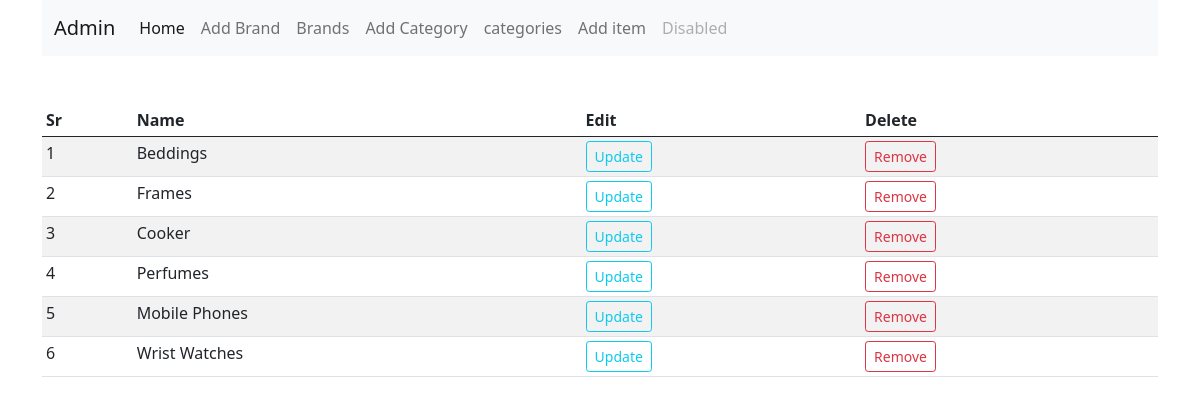
The page /category (signed in) on the database as committed earlier.
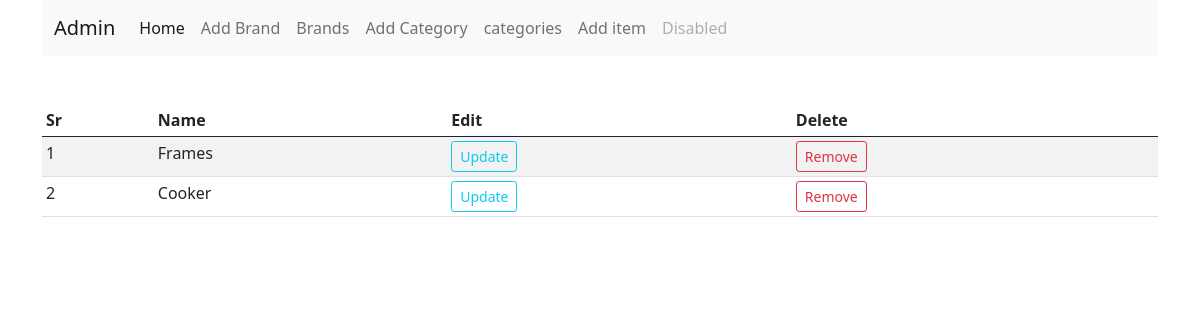
The same page on the database as committed later.
### shop_app/items/models.py (models this page shows, shortened)
class Category(db.Model):
    id = db.Column(db.Integer, primary_key=True)
    name = db.Column(db.String(30), nullable=False, unique=True)

### shop_app/admin/routes.py (the view)
@app.route('/category')
def category():
    if 'email' not in session:
        flash('Please proceed to login page', 'danger')
        return redirect(url_for('login'))
    categories = Category.query.order_by(Category.id.desc()).all()
    return render_template('admin/brand.html', title ='Categories', categories=categories)

### shop_app/templates/admin/brand.html (shortened to what this page needs)
{% extends 'base2.html' %}
{% block body %}
<div class="container">
  <nav class="navbar navbar-expand-lg navbar-light bg-light">
      <div class="container-fluid">
        <a class="navbar-brand" href="/admin">Admin</a>
        <div class="collapse navbar-collapse" id="navbarNavAltMarkup">
          <div class="navbar-nav">
            <a class="nav-link active" aria-current="page" href="/admin">Home</a>
            <a class="nav-link" href="/addNewbrand">Add Brand</a>
            <a class="nav-link" href="/brands">Brands</a>
            <a class="nav-link" href="/addcategory">Add Category</a>
            <a class="nav-link" href="/category">categories</a>
            <a class="nav-link" href="/vehiclePart">Add item</a>
            <a class="nav-link disabled" href="#" tabindex="-1" aria-disabled="true">Disabled</a>
          </div>
        </div>
      </div>
    </nav>
</div>
<div class="container mt-5">
    <table class="table table-sm table-condensed table-striped table-hover">
        <thead>
            <th>Sr</th>
            <th>Name</th>
            <th>Edit</th>
            <th>Delete</th>
        </thead>
        <tbody>
            {% if brands %}
            {% for brand in brands %}
            <tr>
                <td>{{loop.index}}</td>
                <td>{{brand.name}}</td>
                <td> <a href="{{url_for('updatebrand', id = brand.id)}}" class="btn btn-sm btn-outline-info" >Update</a></td>
                <td>
                   <button type="button" class="btn btn-sm btn-outline-danger" data-bs-toggle="modal" data-bs-target="#staticBackdrop-{{brand.id}}">
                    Remove
                  </button>
                  </td>
            </tr>
                  <div class="modal fade" id="staticBackdrop-{{brand.id}}" data-bs-backdrop="static" data-bs-keyboard="false" tabindex="-1" aria-labelledby="staticBackdropLabel" aria-hidden="true">
                    <div class="modal-dialog">
                      <div class="modal-content">
                        <div class="modal-header">
                          <h5 class="modal-title" id="staticBackdropLabel">{{brand.name}}</h5>
                          <button type="button" class="btn-close" data-bs-dismiss="modal" aria-label="Close"></button>
                        </div>
                        <div class="modal-body">
                          <span class="text-danger">Are you sure you want to Delete this brand?</span>
                        </div>
                        <div class="modal-footer">
                          <button type="button" class="btn btn-outline-warning btn-sm" data-bs-dismiss="modal">NO!</button>
                          <form action="{{url_for('deletebrand', id=brand.id)}}" method="POST">
                            <button type="submit" class="btn btn-sm btn-outline-danger">Yes!</button>
                          </form>
                        </div>
                      </div>
                    </div>
                  </div>
            {% endfor %}
            {% else %}
            {% for category in categories %}
            <tr>
                <td>{{loop.index}}</td>
                <td>{{category.name}}</td>
                <td> <a href="{{url_for('updatecategory', id = category.id)}}" class="btn btn-sm btn-outline-info" >Update</a></td>
                <td>
                   <button type="button" class="btn btn-sm btn-outline-danger" data-bs-toggle="modal" data-bs-target="#staticBackdrop-{{category.id}}">
                    Remove
                  </button>
                </td>
            </tr>
            {% endfor %}
            {% endif %}
        </tbody>
    </table>
</div>
{% endblock %}

### shop_app/templates/base2.html (shortened to what this page needs)
<!doctype html>
<html lang="en">
  <head>
    <link href="{{url_for('static', filename='css/bootstrap.min.css')}}" rel="stylesheet" >
  </head>
  <body>
    {% block body %}
    {% endblock %}
  </body>
</html>

Rows that differ between the two databases and show on the page:
removed Category: name "Beddings"
removed Category: name "Perfumes"
removed Category: name "Mobile Phones"
removed Category: name "Wrist Watches"
